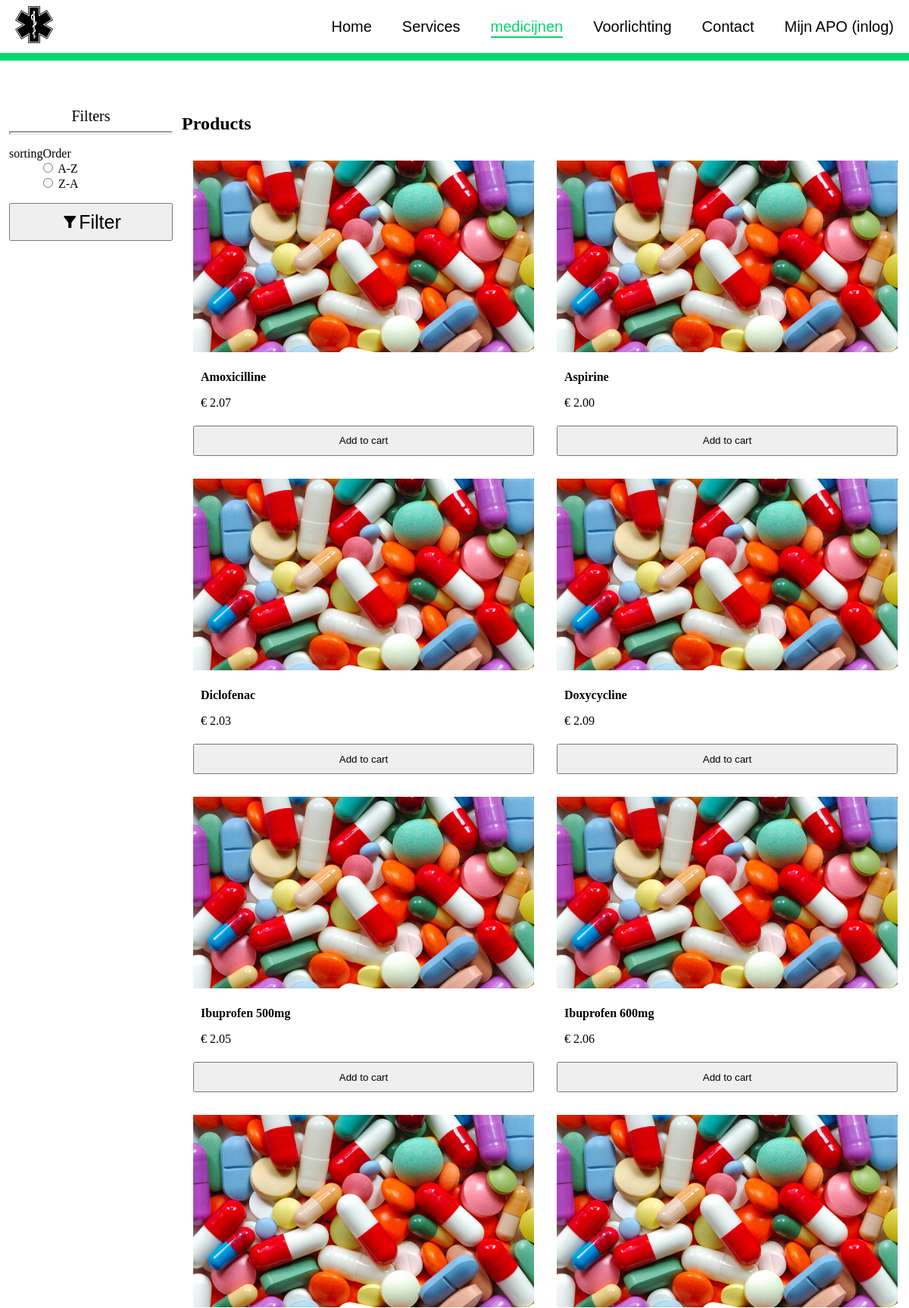
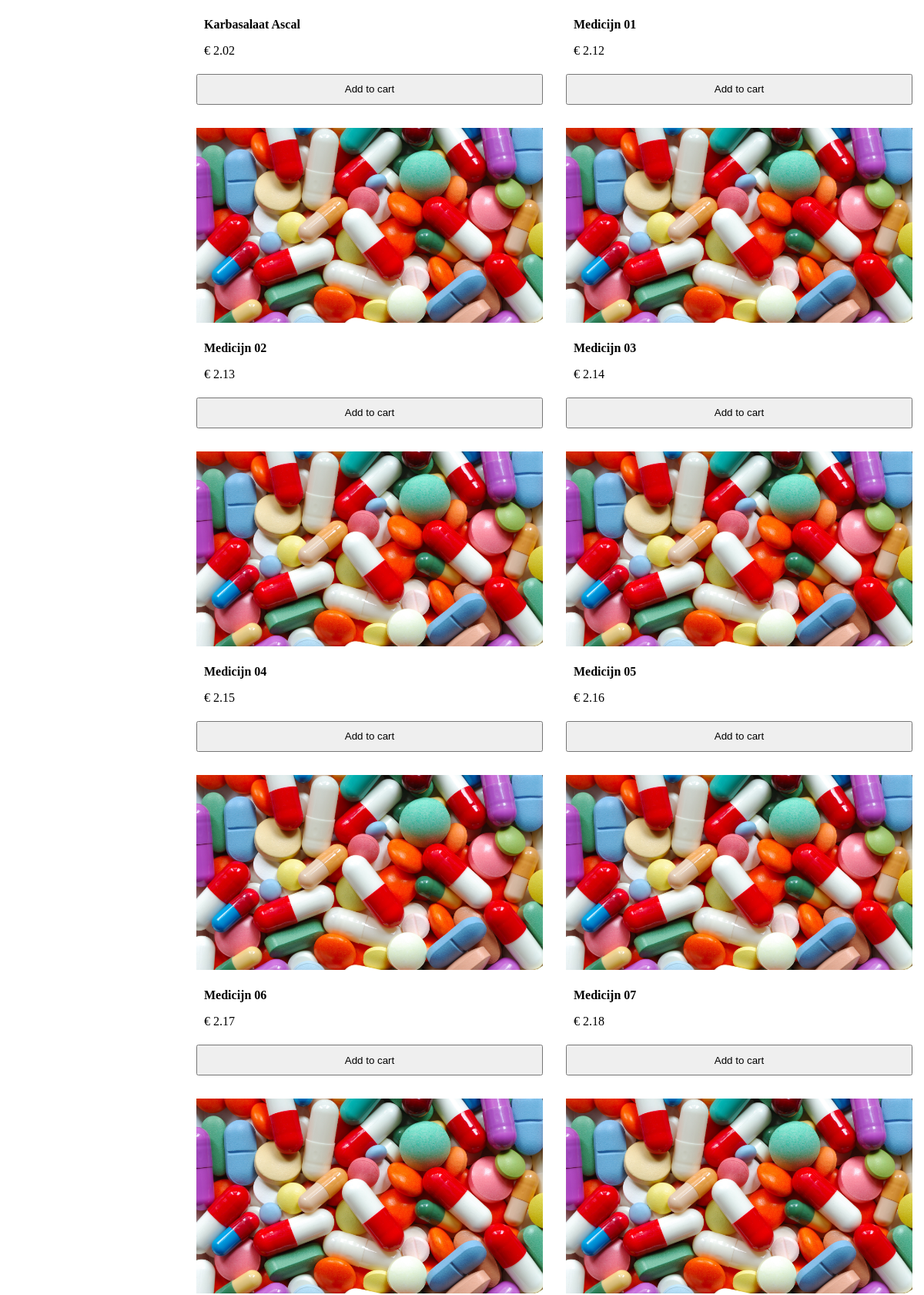
The page /Medicijnen.php (upper part) on the database its author committed (2 pictures, top to bottom).
### tables this page shows
CREATE TABLE `medicijnen` (
  `medicijnen_id` int(11) NOT NULL,
  `medicijnen_name` text NOT NULL,
  `medicijnen_description` text NOT NULL,
  `medicijnen_price` double(8,2) NOT NULL,
  `medicijnen_stock` int(11) NOT NULL,
  `product_obtainability` tinyint(1) NOT NULL
);

### PHP/inc/Product.inc.php (the view)
<?php
require_once $_SERVER["DOCUMENT_ROOT"] . '/apo_ahmad/PHP/db_connection.php';
if (isset($_GET['sortingOrder'])) {
    if ($_GET['sortingOrder'] != 'DESC') {
        $sql = "SELECT * FROM medicijnen ORDER BY medicijnen_name ASC";
    } else {
        $sql = "SELECT * FROM medicijnen ORDER BY medicijnen_name DESC";
    }
} else {
    $sql = "SELECT * FROM medicijnen ORDER BY medicijnen_name ASC";
}
$results = mysqli_query($conn, $sql);
while ($data = mysqli_fetch_array($results)) {
    if ($data["product_obtainability"] == 0) {
        $disabled = "disabled";
        $disabledTXT = "<span>This product is only Avilable in shop</span>";
    } else {
        $disabled = "";
        $disabledTXT = "";
    }
    echo '
    <div class="Product">
        <div class="Product-content">
            <div class="Product-image">
                <a href="product?p_id=' . $data["medicijnen_id"] . '">
                    <img src="/apo_ahmad/Assets/Images/5.jpg" alt="" href="jij">
                </a>
            </div>
        </div>
        <div class="Product-info">
            <a href="#" class="Product-name">' . $data["medicijnen_name"] . '</a>
            <p>€ ' . $data["medicijnen_price"] . '</p>
        </div>
        <div class="Product-content">
            <div class="Product-btns">
                <button type="button" class="btn-cart" ' . $disabled . '>Add to cart</button>
            </div>
        </div>
        ' . $disabledTXT . '
    </div>
    ';
}

### CSS/All.css (style rules this page uses)
:root { --Nav-Text-Color: #00d96b; --background-color: #00d96b; --dropdown-content: #00d96b; --color-dark-hover: #00ac56; }
body { margin: 0; min-height: 100%; }
* { box-sizing: border-box; }

### CSS/Products.css (style rules this page uses)
.Product { margin: 10px; position: relative; }
.Product-content { padding: 5px; cursor: pointer; }
.Product-image { width: 100%; display: block; margin: 0 auto; }
.Product-image img { width: 100%; }
.Product-btns { display: flex; justify-content: center; }
.Product-btns button { width: 100%; height: 40px; }
.Product-info { padding: 15px 15px 0 15px; }
.Product-name { color: black; display: block; text-decoration: none; font-size: 16px; font-weight: bold; }

### rows shown on the page
medicijnen: medicijnen_name "Amoxicilline", medicijnen_price "2.07"
medicijnen: medicijnen_name "Aspirine", medicijnen_price "2.00"
medicijnen: medicijnen_name "Diclofenac", medicijnen_price "2.03"
medicijnen: medicijnen_name "Doxycycline", medicijnen_price "2.09"
medicijnen: medicijnen_name "Ibuprofen 500mg", medicijnen_price "2.05"
medicijnen: medicijnen_name "Ibuprofen 600mg", medicijnen_price "2.06"
medicijnen: medicijnen_name "Karbasalaat Ascal", medicijnen_price "2.02"
medicijnen: medicijnen_name "Medicijn 01", medicijnen_price "2.12"
medicijnen: medicijnen_name "Medicijn 02", medicijnen_price "2.13"
medicijnen: medicijnen_name "Medicijn 03", medicijnen_price "2.14"
medicijnen: medicijnen_name "Medicijn 04", medicijnen_price "2.15"
medicijnen: medicijnen_name "Medicijn 05", medicijnen_price "2.16"
medicijnen: medicijnen_name "Medicijn 06", medicijnen_price "2.17"
medicijnen: medicijnen_name "Medicijn 07", medicijnen_price "2.18"
